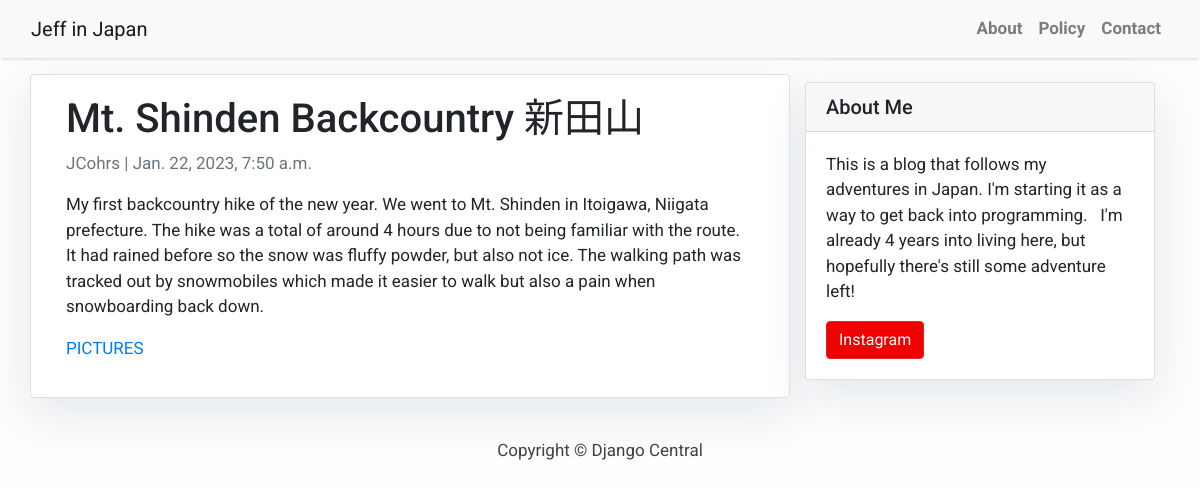
/shinden-itoigawa-niigata-backcountry/, run on the app's committed database.
### blog/models.py (models this page shows, shortened)
class Post(models.Model):
    title = models.CharField(max_length=200, unique=True)
    slug = models.SlugField(max_length=200, unique=True)
    author = models.ForeignKey(User, on_delete= models.CASCADE, related_name='blog_posts')
    updated_on = models.DateTimeField(auto_now=True)
    content = models.TextField()
    created_on = models.DateTimeField(auto_now_add=True)
    status = models.IntegerField(choices=STATUS, default=0)
    class Meta:
        ordering = ['-created_on']

### blog/views.py (the view)
# urls.py: path('<slug:slug>/', views.PostDetail.as_view(), name='post_detail')
class PostDetail(generic.DetailView):
    model = Post
    template_name = 'post_detail.html'

### templates/post_detail.html
{% extends 'base.html' %} {% block content %}
<div class="container">
  <div class="row">
    <div class="col-md-8 card mb-4  mt-3 left  top">
      <div class="card-body">
        <h1>{% block title %} {{ object.title }} {% endblock title %}</h1>
        <p class=" text-muted">{{ post.author }} | {{ post.created_on }}</p>
        <p class="card-text ">{{ object.content | safe }}</p>
      </div>
    </div>
    {% block sidebar %} {% include 'sidebar.html' %} {% endblock sidebar %}
  </div>
</div>
{% endblock content %}

### templates/base.html (style rules this page uses)
body { font-family: "Roboto", sans-serif; font-size: 17px; background-color: #fdfdfd; }

### templates/sidebar.html (style rules this page uses)
.card { box-shadow: 0 16px 48px #E3E7EB; }

### data on the page
Post: title "Mt. Shinden Backcountry 新田山", author "JCohrs", created_on "Jan. 22, 2023, 7:50 a.m.", content "My first backcountry hike of the new year. We went to Mt. Shinden in Itoigawa, Niigata prefecture. The hike was a total of around 4 hours due to not being familiar with the route. It had rained before so the snow was fluffy powder, but also not ice. The walking path was tracked out by snowmobiles which made it easier to walk but also a pain when snowboarding back down. PICTURES"
